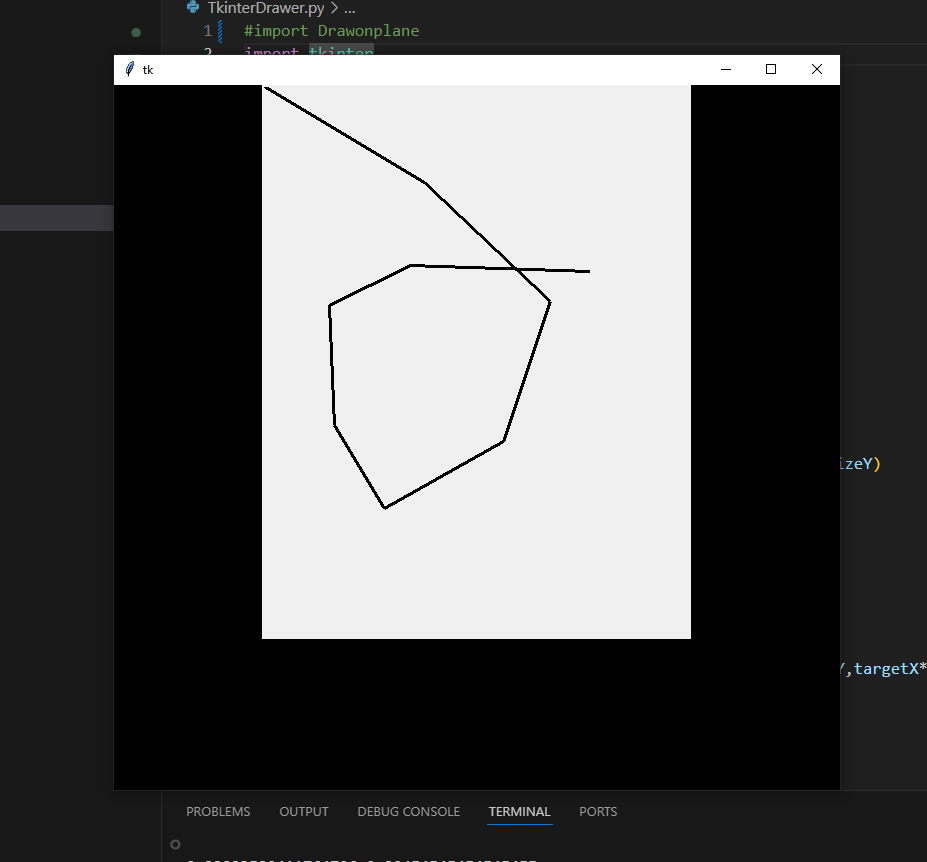
#> input picture image.png, 927 x 862 px
$ python -i image_vectorize.py   (imports and definitions only)
#> lines starting #> are read from the running program, lines starting #| are printed output that depends on the picture; after the words box and inside, x2 and y2 are one past the last pixel; in counts of white or black regions, pixels touching at a corner belong together
######################################################################
# Created on 1/25/2026                                               #
# Last updated on 2/9/2026                                           #
# Image vectorization with Canny edge detection using OpenCV         #
# https://docs.opencv.org/4.x/da/d22/tutorial_py_canny.html          #
# https://docs.opencv.org/4.x/d4/d73/tutorial_py_contours_begin.html #
######################################################################

from config import *
import cv2 as cv
import numpy as np
import tempfile
import subprocess
from skimage.morphology import skeletonize
from pathlib import Path
from math import hypot
import re
import xml.etree.ElementTree as ET

# Functions

# [244 lines left out: functions save_svg, parse_svg_path, svg_to_move_list, execute_svg_on_robot, take_picture, not called in this run]

# Attempts to convert a raster image to a vector output
# Returns move list if successful
def get_image_instructions(image_path: str) -> list | None:
#> called with image_path = '../image.png'
    image = cv.imread(image_path)
#> image is the input picture: shape (862, 927, 3); mean B, G, R 86.8, 86.8, 86.7
    if image is None:
        return

    image = cv.flip(image, 0) # Paper coordinates start at bottom left but image coordinates start at upper left, so flip image vertically
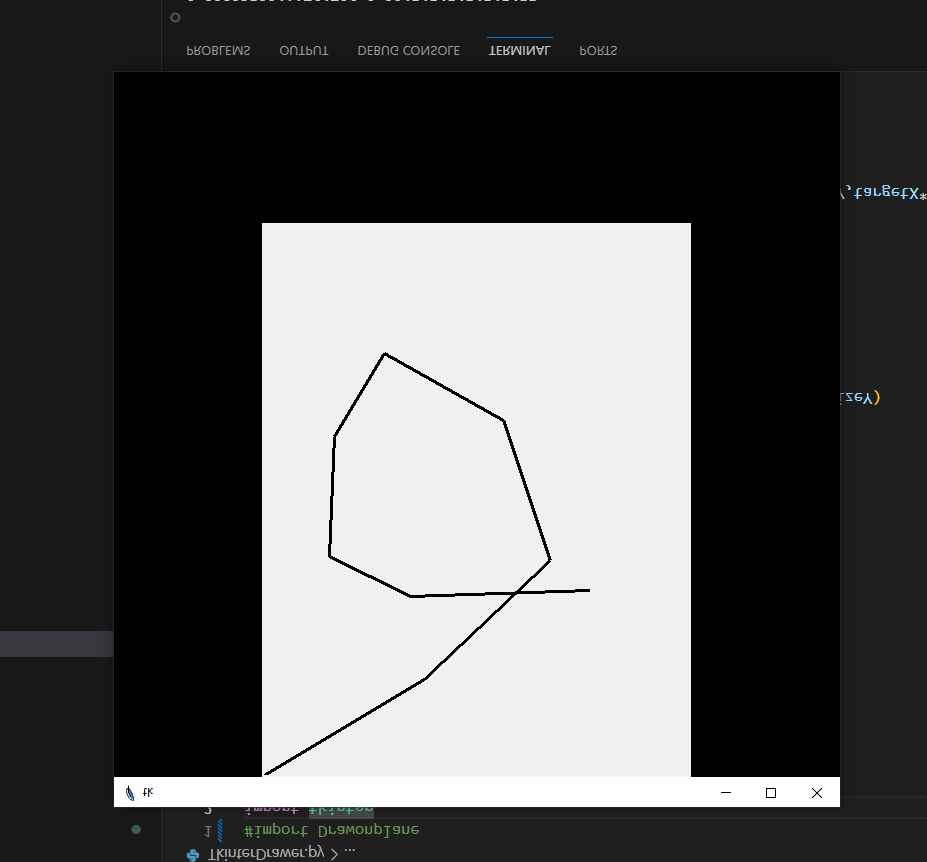
#> image: shape (862, 927, 3); mean B, G, R 86.8, 86.8, 86.7
    image = cv.GaussianBlur(image, (IMAGE_BLUR_SIZE, IMAGE_BLUR_SIZE), 0)
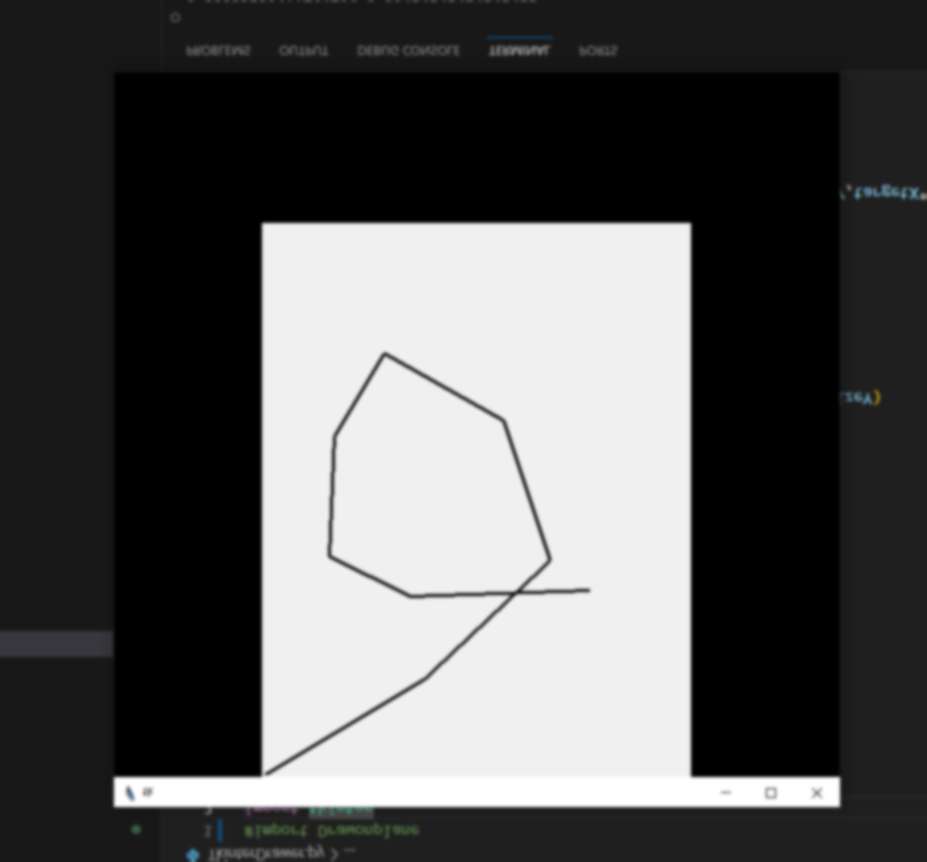
#> image: shape (862, 927, 3); mean B, G, R 86.8, 86.8, 86.7
    gray_image = cv.cvtColor(image, cv.COLOR_BGR2GRAY)
    edges = cv.Canny(gray_image, 30, 50)
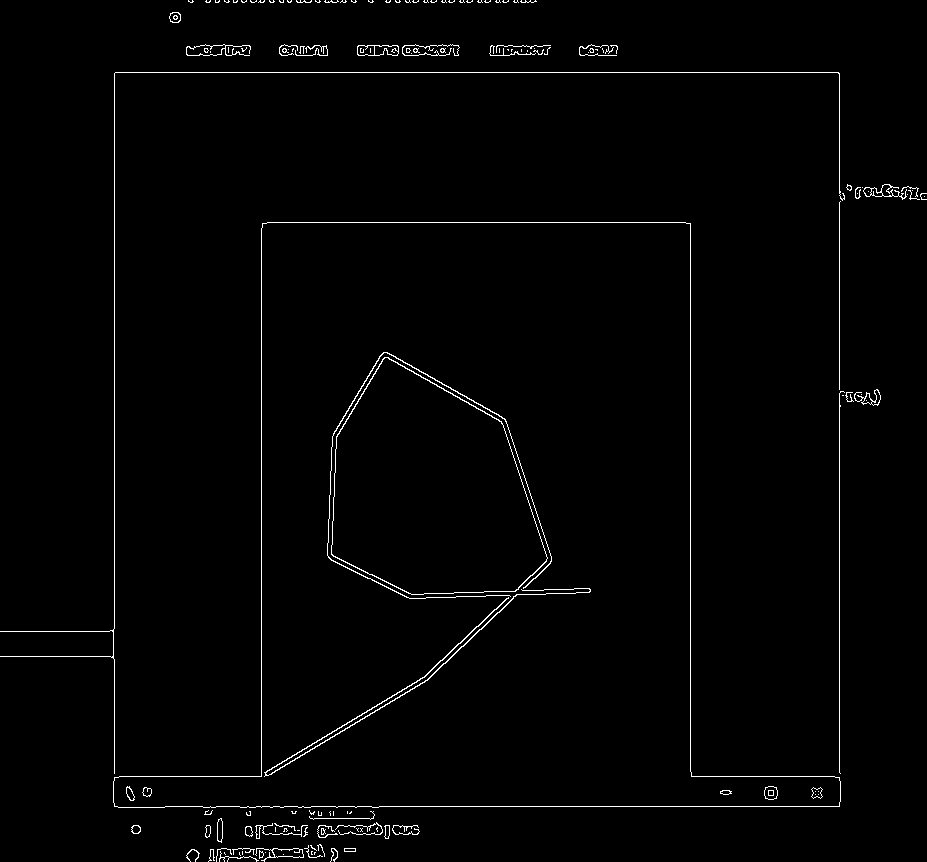
#> edges: shape (862, 927); 1.4% white in thin lines or dots
    contours, _ = cv.findContours(edges, cv.RETR_EXTERNAL, cv.CHAIN_APPROX_SIMPLE)
#> contours = 130 contours, 115 with area under 20; largest, box (x1, y1, x2, y2) and area: (113, 222, 841, 808) 259544, (357, 45, 399, 56) 367, (186, 44, 251, 56) 340, (255, 848, 304, 862) 238, (863, 184, 907, 200) 230

    move_list = []
    for contour in contours:
        for i, point in enumerate(contour):
            x, y = int(point[0][0]), int(point[0][1])
            move_list.append("line")
            move_list.append(x)
            move_list.append(y)
            if i == 0:
                move_list.append("down")

        # Close contour
        move_list.append("line")
        move_list.append(int(contour[0][0][0]))
        move_list.append(int(contour[0][0][1]))

        move_list.append("up")
#> this loop made 130 passes
#> contour on passes 1, 2, 3, 4, 6, 11, 19, 26, 38, 39, 40, 47: [[314, 852], [314, 854], [314, 853], [315, 852]], [[265, 852]], [[239, 852], [239, 854], [240, 855], [239, 854]], [[224, 852], [224, 853], [225, 854], [224, 853]], [[242, 851], [242, 854]], [[344, 848], [344, 851], [355, 851], [355, 848]], [[297, 830], [299, 830]], [[275, 827], [275, 831]], [[351, 811], [349, 813], [350, 813], [351, 812]], [[347, 811], [347, 813]], [[333, 811], [333, 815]], [[842, 395], [843, 395]]
#> after the loop, move_list = 8144 items, first 6: 'line', 314, 852, 'down', 'line', 314

    return move_list


# [614 lines left out: functions image_to_minimal_svg, image_to_minimal_svg_no_potrace, image_to_svg_high_detail, image_to_plotter_svg, order_strokes_by_proximity, merge_close_strokes and 1 more, not called in this run]

>>> result = get_image_instructions('../image.png')
#> result has the same summary as move_list in get_image_instructions
